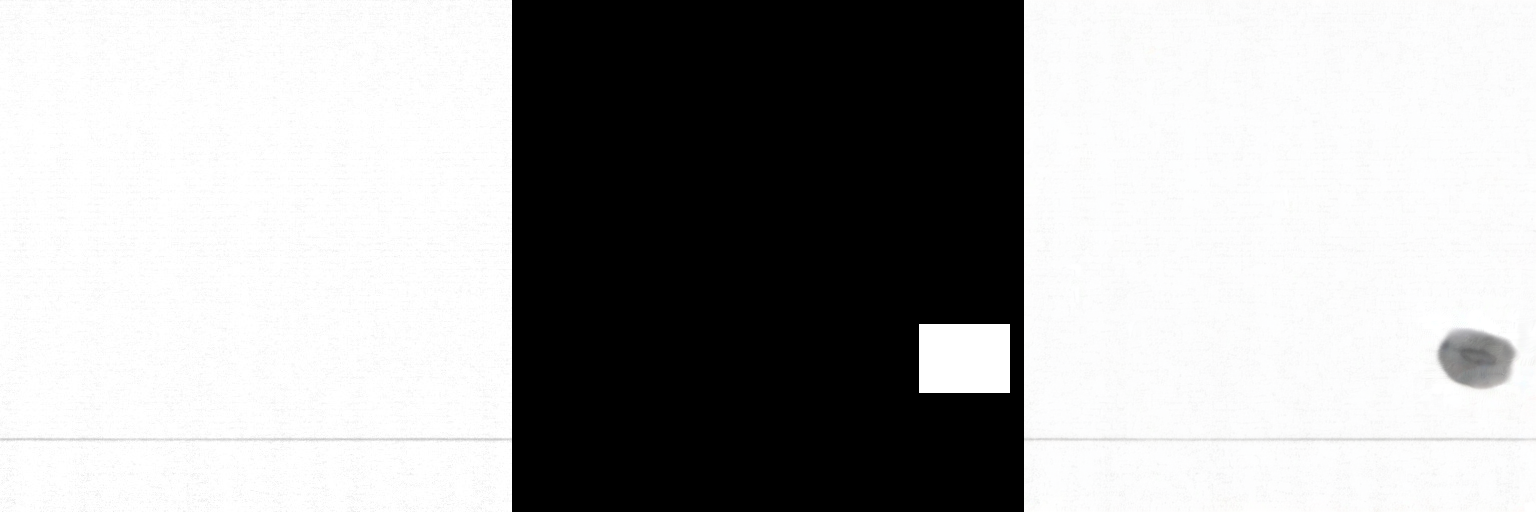

Here is the Python script that generated this plot:
"""
inpainting replaces or edits specific area of an image.
"""

from diffusers import StableDiffusionXLInpaintPipeline

from diffusers.utils import load_image, make_image_grid

from torchvision import transforms

from torchvision.transforms import functional as TF

from torch.utils.data import Dataset
from torchvision import transforms
from PIL.ImageOps import exif_transpose
import torch
from PIL import Image, ImageDraw
import os
import numpy as np
import random
from transformers import AutoTokenizer
import xml.etree.ElementTree as ET
import torch


class XmlSDXLInpaintingDataset(Dataset):
    # 根据xml的个数确定数据集的个数
    def __init__(   self, 
                    instance_data_root,
                    instance_prompt,                   
                    size=(512, 512),
                    exclude_tags=[],
            ):
        extensions = ('.png', '.jpg', '.jpeg', '.bmp', '.tiff')

        self.size = size
        
        self.xml_path = os.path.join(instance_data_root, "xml")
        self.image_path = os.path.join(instance_data_root, "images")
        
        if not os.path.exists(self.xml_path):
            raise ValueError(f"Instance {self.xml_path} xml root doesn't exists.")
        
        if not os.path.exists(self.image_path):
            raise ValueError(f"Instance {self.image_path} image root doesn't exists.")
        
        self.xml_names = sorted([
            fname for fname in os.listdir(self.xml_path)
            if fname.lower().endswith(".xml")
            ])        
        self.num_instance_xml = len(self.xml_names)                 
        
        self.image_dicts = {}
        for fname in os.listdir(self.image_path):
            if fname.lower().endswith(extensions):
                img_fname, _ = os.path.splitext(fname)
                self.image_dicts[img_fname] = fname
            
        # 进一步验证图像和掩码文件名是否对应
        # for xml_name, image_name in zip(self.xml_names, self.image_names):
        #     xml_fname, _ = os.path.splitext(xml_name)
        #     img_fname, _ = os.path.splitext(image_name)
        #     assert xml_fname == img_fname, f"xml文件名和图像文件名不匹配: {xml_fname} vs {img_fname}"
            
        self.instance_prompt = instance_prompt                                 
        self._length = self.num_instance_xml
            
        self.exclude_tags = exclude_tags

    
    def parse_voc_xml(self, xml_file):
        # 解析XML文件
        tree = ET.parse(xml_file)
        root = tree.getroot()

        # 创建一个字典存储解析结果
        parsed_data = {
            "filename": root.find("path").text,
            "xmlname": os.path.basename(xml_file),
            "size": {
                "width": int(root.find("size/width").text),
                "height": int(root.find("size/height").text),
                "depth": int(root.find("size/depth").text)
            },
            "objects": []
        }

        # 遍历所有object标签
        for obj in root.findall("object"):
            obj_data = {
                "name": obj.find("name").text,
                "pose": obj.find("pose").text,
                "truncated": int(obj.find("truncated").text),
                "difficult": int(obj.find("difficult").text),
                "bndbox": {
                    "xmin": float(obj.find("bndbox/xmin").text),
                    "ymin": float(obj.find("bndbox/ymin").text),
                    "xmax": float(obj.find("bndbox/xmax").text),
                    "ymax": float(obj.find("bndbox/ymax").text)
                }
            }
            parsed_data["objects"].append(obj_data)

        return parsed_data
    
    def __len__(self):
        return self._length

    def __getitem__(self, index) :
        pass

    

    
    def get_random_wh(self, max_attempts=50):
        for _ in range(max_attempts):
            index = random.randint(0, self.num_instance_xml)
            selected_xml = os.path.join(self.xml_path, self.xml_names[index % self.num_instance_xml])
            # 解析xml文件得到目标框信息
            xml_data = self.parse_voc_xml(selected_xml)
            
            bboxes = list()
            for item in xml_data["objects"]:
                name = item["name"]
                if name in self.exclude_tags: continue
                xmin, ymin, xmax, ymax = item["bndbox"]["xmin"], item["bndbox"]["ymin"], item["bndbox"]["xmax"], item["bndbox"]["ymax"]
                bboxes.append([xmin, ymin, xmax, ymax])
            if len(bboxes) == 0: continue
            
            selected_box = random.choice(bboxes)
            x_min, y_min, x_max, y_max = selected_box
            
            
            return abs(x_max - x_min), (y_max - y_min)
        
        return 20, 15
    
    def get_input(self, img_path):
        image = Image.open(img_path)
        mask = Image.new("L", image.size, 0)
        draw = ImageDraw.Draw(mask)
        image_width, image_height = image.size
        box_width, box_height = self.get_random_wh()
        print(f"box: ({box_height, box_width})")
        # 随机生成左上角坐标，确保框在图像范围内
        xmin = random.randint(0, image_width - box_width)
        ymin = random.randint(0, image_height - box_height)
        
        # 计算右下角坐标
        xmax = xmin + box_width
        ymax = ymin + box_height
        
        box = (xmin, ymin, xmax, ymax)
        
        # 在 mask 上绘制白色的目标框区域
        draw.rectangle(box, fill=255)
        
        return image, mask
    


model_id = "weights/diffusers/stable-diffusion-xl-1.0-inpainting-0.1"
pipeline = StableDiffusionXLInpaintPipeline.from_pretrained(
    model_id, 
    torch_type=torch.float16,
    variant="fp16"
).to("cuda")

pipeline.enable_model_cpu_offload()
pipeline.load_lora_weights("experiments/sdxl-lora-inpainting-zaohe-512", weight_name="pytorch_lora_weights.safetensors")


instance_root = "datasets/zaohe"
train_dataset = XmlSDXLInpaintingDataset(
    instance_data_root=instance_root,
    instance_prompt="a photo of defects.",
    size=(512, 512),
)

prompt = ["a photo of defects."]
generator = torch.Generator(device="cuda").manual_seed(0)


for idx in range(500):
    init_image, mask_image = train_dataset.get_input("datasets/zaohe/tmp/template.png")

    image = pipeline(prompt=prompt, 
                    image=init_image,
                    mask_image=mask_image,
                    height=512,
                    width=512,
                    original_size=(512, 512),
                    target_size=(512, 512),
                    generator=generator,
                    num_inference_steps=20,
                    ).images[0]

    result = make_image_grid([init_image, mask_image, image], rows=1, cols=3, resize=512)


    result.save(f"datasets/zaohe/tmp/res/inpainting_sdxl_lora_{idx}.png")